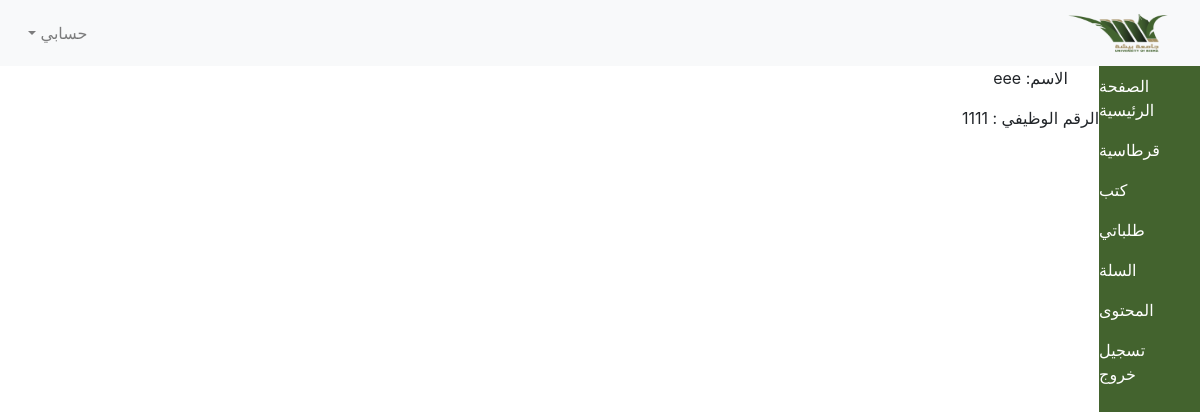
/student/index.php (signed in), run on the app's committed database.
### tables this page shows
CREATE TABLE `departemnt` (
  `id` int(11) NOT NULL,
  `dep_name` varchar(200) NOT NULL
);

CREATE TABLE `info` (
  `user_id` varchar(200) NOT NULL,
  `name` varchar(200) NOT NULL,
  `phone` varchar(200) NOT NULL,
  `email` varchar(200) NOT NULL,
  `college` int(11) NOT NULL
);

### controller/DB.php (called while the page is built, shortened)
<?php
class DB{
    public function __construct(){
        $this->db=new PDO("mysql:host=localhost;dbname=besh","root","");
    }
}

### controller/student.php (called while the page is built, shortened)
<?php
require "DB.php";
class Student extends DB{
    private $student_db;
    public function __construct()
    {
        $this->student_db=$this->db;
    }
    public function getAllDep(){
        $sql=$this->student_db->prepare("SELECT * FROM departemnt");
        $sql->execute();
        return $sql;
    }
    public function getName($id){
        $sql=$this->student_db->prepare("SELECT * FROM info WHERE user_id=?");
        $sql->execute(array($id));
        return $sql;
    }
}

### student/index.php (the view, shortened to what this page needs)
<?php
require '../controller/student.php';
$student=new Student();
$dep=$student->getAllDep();
$info=$student->getName($_SESSION['user']);
?>
<html>
<head>
    <link rel="stylesheet" href="https://cdn.jsdelivr.net/npm/bootstrap@4.5.3/dist/css/bootstrap.min.css">
    <link rel="stylesheet" href="../css/style.css" type="text/css">
</head>
<body dir="rtl">
<nav class="navbar navbar-expand-lg navbar-light bg-light">
    <a class="navbar-brand" href="#">
        <img src="../bais.png" height="40px" width="100px">
    </a>
    <div class="collapse navbar-collapse" id="navbarSupportedContent">
        <ul class="navbar-nav mr-auto">
            <li class="nav-item dropdown">
                <a class="nav-link dropdown-toggle" href="#" id="navbarDropdown" role="button" data-toggle="dropdown" aria-haspopup="true" aria-expanded="false">
                    حسابي
                </a>
            </li>
        </ul>
    </div>
</nav>
<div class="wrapper d-flex">
    <div class="sideMenu">
        <div class="sidebar">
            <ul class="navbar-nav">
                <li class="nav-item">
                    <a href="index.php" class="nav-link">الصفحة الرئيسية</a>
                </li>
                <?php
                  foreach ($dep as $d){
                      echo '
                          <li class="nav-item">
                    <a href="produ.php?id='.$d['id'].'" class="nav-link">'.$d['dep_name'].'</a>
                </li>
                      ';
                  }
                ?>
                <li class="nav-item">
                    <a href="myorder.php" class="nav-link">طلباتي</a>
                </li>
                <li class="nav-item">
                    <a href="car.php" class="nav-link">السلة</a>
                </li>
                <li class="nav-item">
                    <a href="contact.php" class="nav-link">المحتوى</a>
                </li>
                <li class="nav-item">
                    <a href="../logout.php" class="nav-link">تسجيل خروج</a>
                </li>
            </ul>
        </div>
    </div>
    <div class="contcat">
           <div class="container">
               <div class="row">
                   <div class="text-center">
                       <?php
                       foreach ($info as $i){
                           echo'
                      <p>الاسم: '.$i['name'].'</p>
                      <p>الرقم الوظيفي : '.$i['user_id'].'</p>
                      ';
                       }
                       ?>
                   </div>
               </div>
           </div>
    </div>
</div>
</body>
</html>

### css/style.css (style rules this page uses)
html,body { height: 100%; margin: 0px; padding: 0px; overflow-x: hidden; }
.sidebar { height: 100vh; background: #43632e; }
.nav-item a { color: white; }

### data on the page
departemnt: dep_name "قرطاسية"
departemnt: dep_name "كتب"
info: name "eee", user_id "1111"
